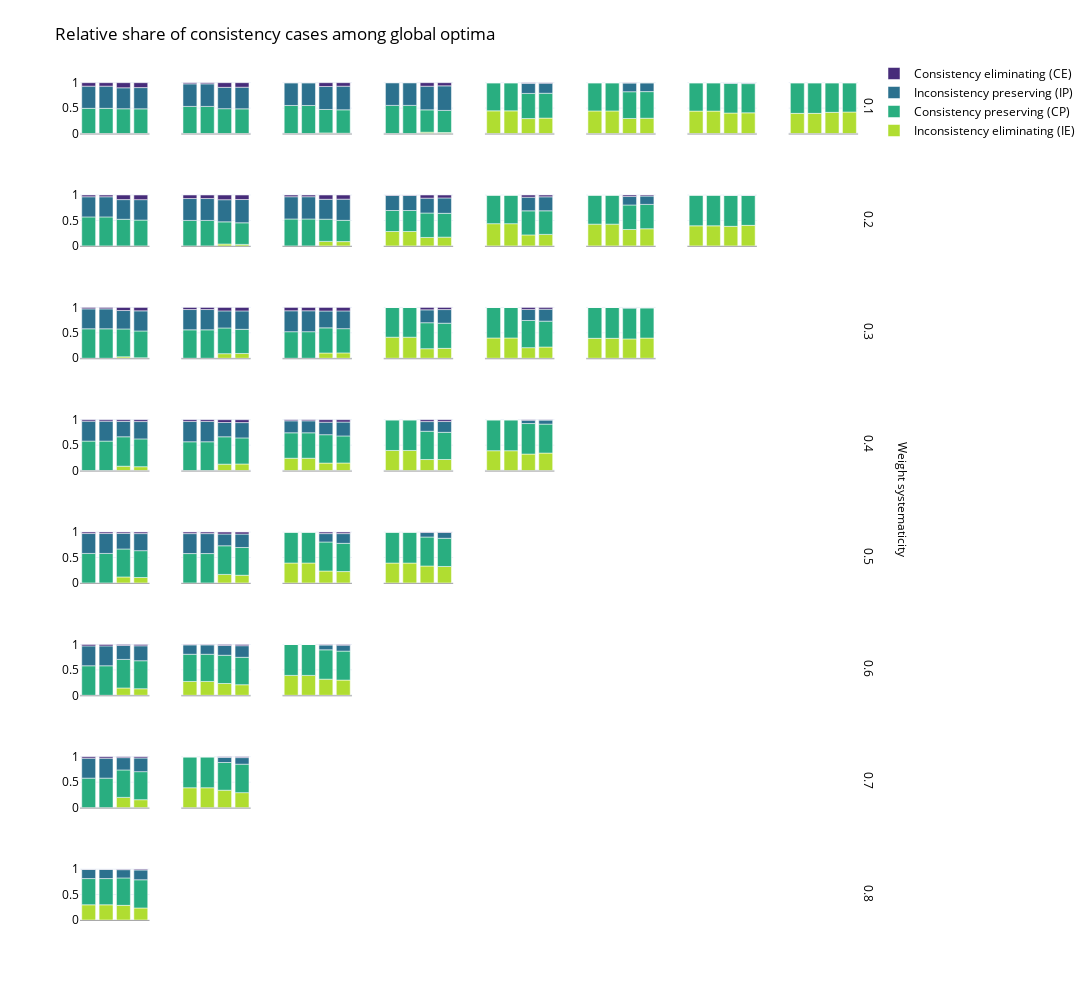
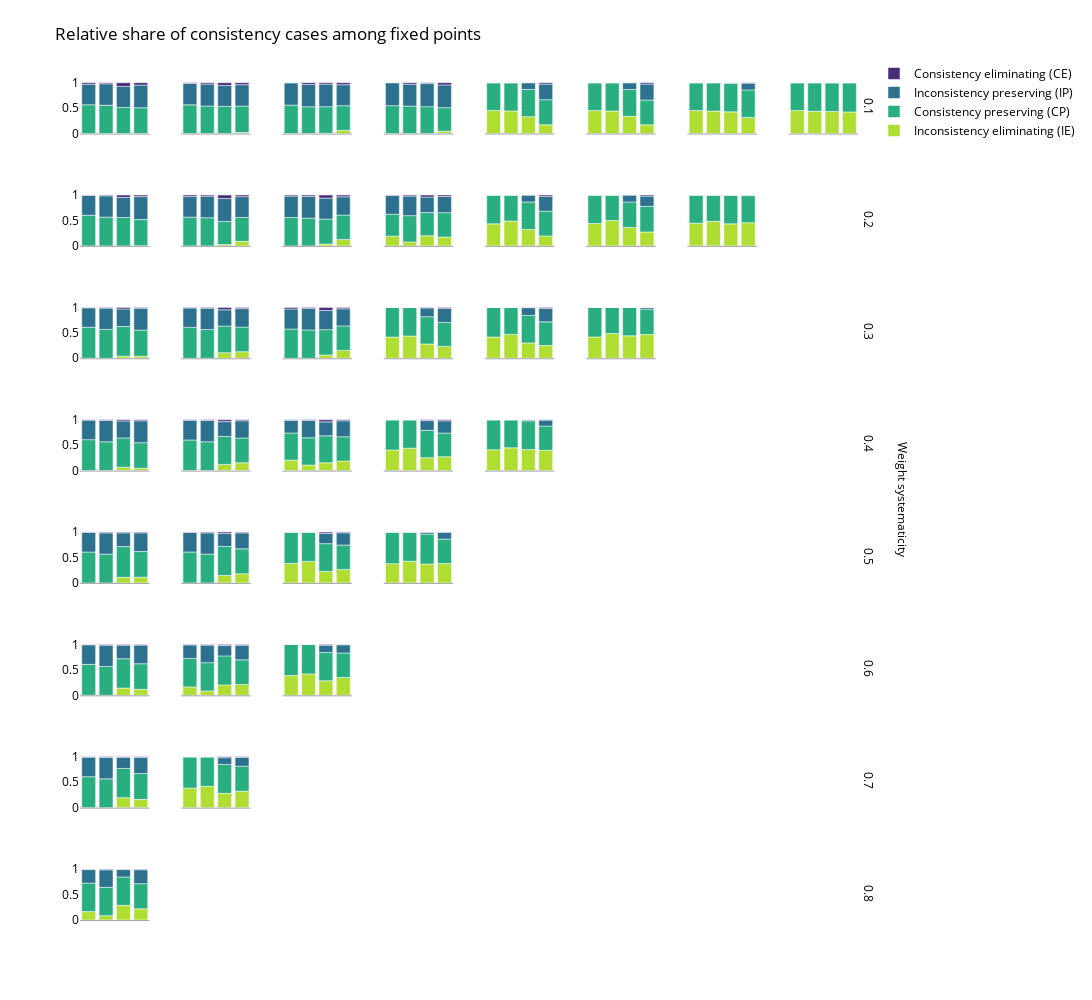

The notebook cell saved with these charts, in order:
### Code cell
barplot_by_weight(go_df, "go")
barplot_by_weight(fp_df, "fp")
